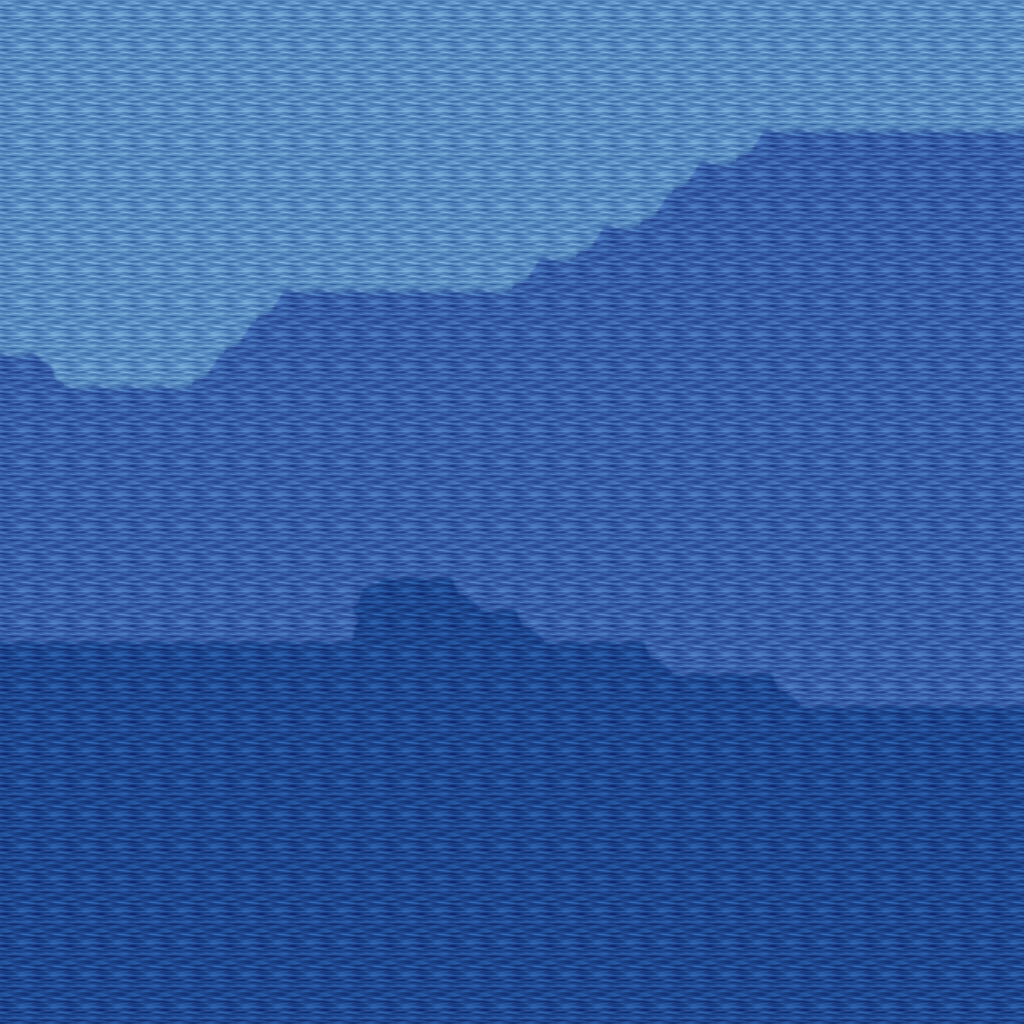

Below is a game level as drawn by its tile map, then a one-line description and the .tmx that defines it (tile-layer data replaced by summaries):
An orthogonal 32x32 tile map with 32x32 px tiles, 5 tile layers (Ground, Objects, Objects2, Above, ...), 1 hidden layer not drawn, 10 tilesets.

<map version="1.10" tiledversion="1.11.0" orientation="orthogonal" renderorder="right-down" width="32" height="32" tilewidth="32" tileheight="32" infinite="0" nextlayerid="11" nextobjectid="1">
 <tileset firstgid="1" name="ground_ground" tilewidth="32" tileheight="32" tilecount="33" columns="3">
  <image source="../drawable/ground_ground.png" width="96" height="352" />
 </tileset>
 <tileset firstgid="34" name="ground_grass_edges" tilewidth="32" tileheight="32" tilecount="36" columns="12">
  <image source="../drawable/ground_grass_edges.png" width="384" height="96" />
 </tileset>
 <tileset firstgid="70" name="ground_water_pool" tilewidth="32" tileheight="32" tilecount="72" columns="3">
  <image source="../drawable/ground_water_pool.png" width="96" height="768" />
 </tileset>
 <tileset firstgid="142" name="ground_grass_corners" tilewidth="32" tileheight="32" tilecount="24" columns="6">
  <image source="../drawable/ground_grass_corners.png" width="192" height="128" />
 </tileset>
 <tileset firstgid="166" name="plant_grasses" tilewidth="32" tileheight="32" tilecount="6" columns="3">
  <image source="../drawable/plant_grasses.png" width="96" height="64" />
 </tileset>
 <tileset firstgid="172" name="plant_flower_daisy_red" tilewidth="32" tileheight="32" tilecount="8" columns="2">
  <image source="../drawable/plant_flower_daisy_red.png" width="64" height="128" />
 </tileset>
 <tileset firstgid="180" name="plant_flower_daisy_blue" tilewidth="32" tileheight="32" tilecount="8" columns="2">
  <image source="../drawable/plant_flower_daisy_blue.png" width="64" height="128" />
 </tileset>
 <tileset firstgid="188" name="item_corpse_huge_animal" tilewidth="32" tileheight="32" tilecount="16" columns="2">
  <image source="../drawable/item_corpse_huge_animal.png" width="64" height="256" />
 </tileset>
 <tileset firstgid="204" name="logic_collision" tilewidth="32" tileheight="32" tilecount="1" columns="1">
  <image source="../drawable/logic_collision.png" width="32" height="32" />
 </tileset>
 <tileset firstgid="205" name="ground_water_pool_deep" tilewidth="32" tileheight="32" tilecount="72" columns="3">
  <image source="../drawable/ground_water_pool_deep.png" width="96" height="768" />
 </tileset>
 <layer id="1" name="Ground" width="32" height="32">
  <data>[1024 cells, 1024 non-empty, 7 distinct tile ids]</data>
 </layer>
 <layer id="2" name="Objects" width="32" height="32">
  <data>[1024 cells, 32 non-empty, 3 distinct tile ids]</data>
 </layer>
 <layer id="3" name="Objects2" width="32" height="32">
  <data>[1024 cells, 0 non-empty, 0 distinct tile ids]</data>
 </layer>
 <layer id="4" name="Above" width="32" height="32">
  <data>[1024 cells, 0 non-empty, 0 distinct tile ids]</data>
 </layer>
 <layer id="5" name="Above2" width="32" height="32">
  <data>[1024 cells, 0 non-empty, 0 distinct tile ids]</data>
 </layer>
 <layer id="6" name="Walkable" width="32" height="32" visible="0">
  <data>[1024 cells, 779 non-empty, 1 distinct tile ids]</data>
 </layer>
 <objectgroup id="7" name="Mapevents" />
 <objectgroup id="8" name="Spawn" />
 <objectgroup id="9" name="Keys" />
 <objectgroup id="10" name="Replace" />
</map>
